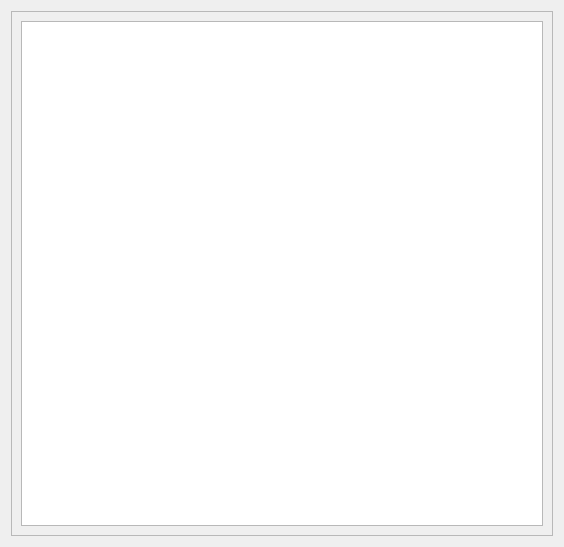
<?xml version="1.0" encoding="UTF-8"?>
<ui version="4.0">
 <class>DebugDialog</class>
 <widget class="QDialog" name="DebugDialog">
  <property name="windowModality">
   <enum>Qt::ApplicationModal</enum>
  </property>
  <property name="geometry">
   <rect>
    <x>0</x>
    <y>0</y>
    <width>564</width>
    <height>547</height>
   </rect>
  </property>
  <property name="windowTitle">
   <string>LinkChecker debug log</string>
  </property>
  <layout class="QVBoxLayout" name="verticalLayout">
   <item>
    <widget class="QFrame" name="frame">
     <property name="frameShape">
      <enum>QFrame::StyledPanel</enum>
     </property>
     <property name="frameShadow">
      <enum>QFrame::Raised</enum>
     </property>
     <layout class="QVBoxLayout" name="verticalLayout_2">
      <item>
       <widget class="QPlainTextEdit" name="textEdit">
        <property name="undoRedoEnabled">
         <bool>false</bool>
        </property>
        <property name="readOnly">
         <bool>true</bool>
        </property>
        <property name="plainText">
         <string notr="true"/>
        </property>
       </widget>
      </item>
     </layout>
    </widget>
   </item>
  </layout>
 </widget>
 <resources/>
 <connections/>
</ui>
